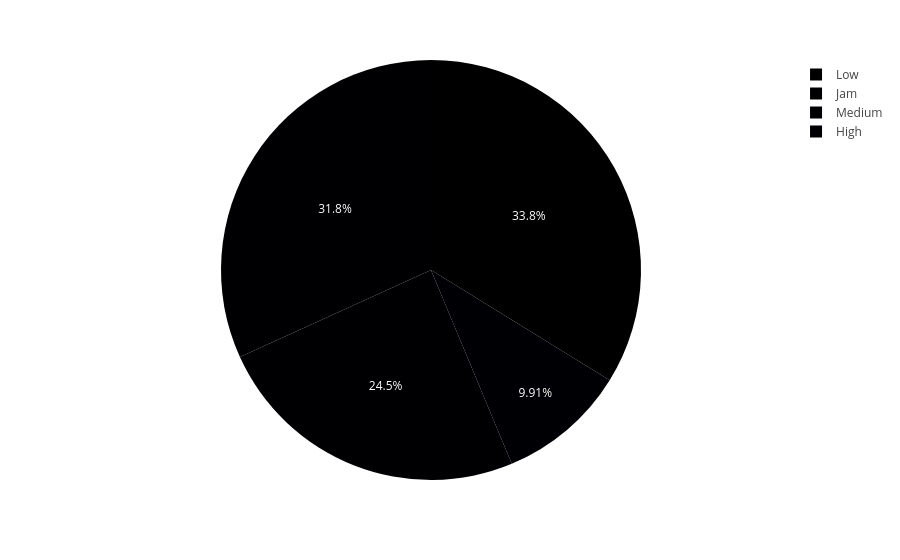

The notebook cell this image was saved under:
### Code cell
df_aux = df1.loc[:,['ID','Road_traffic_density']].groupby('Road_traffic_density').count().reset_index()
df_aux = df_aux.loc[df_aux['Road_traffic_density']!= 'NaN',:]
df_aux['entregas_perc'] = df_aux['ID']/df_aux['ID'].sum()
px.pie(df_aux, values ='entregas_perc', names = 'Road_traffic_density')

### Figure 1 — Plotly figure (JSON) as saved in the notebook; plotly's stock layout.template omitted (floating-point values rounded to 4 significant figures)
{"data": [{"domain": {"x": [0, 1], "y": [0, 1]}, "hovertemplate": "Road_traffic_density=%{label}<br>entregas_perc=%{value}<extra></extra>", "labels": ["High", "Jam", "Low", "Medium"], "legendgroup": "", "name": "", "showlegend": true, "type": "pie", "values": [0.09911, 0.3181, 0.3381, 0.2448]}], "layout": {"legend": {"tracegroupgap": 0}, "margin": {"t": 60}}}
